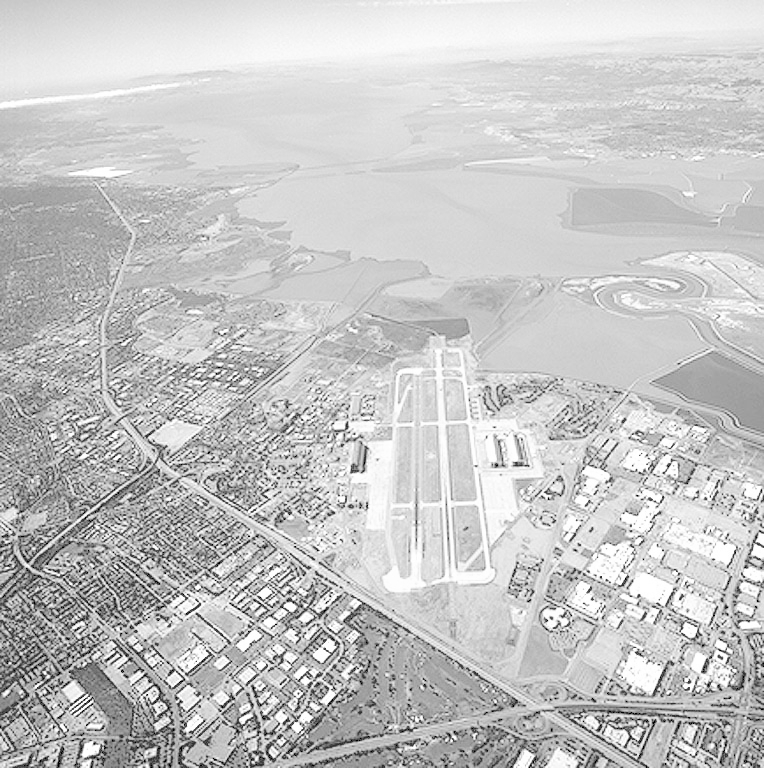
#> input picture Digital Image Processing/Image_dataset/Aeroporto.jpg, 764 x 768 px
$ jupyter execute --allow-errors 'A2 - Correção Atmosférica.ipynb'   (shell and % lines are left out)
#> lines starting #> are read from the running program, lines starting #| are printed output that depends on the picture
# 1 Correção atmosférica

**Código para correção de efeitos atmosféricos segundo**

`CHAVEZ Jr., P.S. An improved dark-object subtraction technique for
scattering correction of multispectral data. Remote Sensing of Environment,
New York, v.24, p.459-479, 1988.`

[cell 1]
print("*********************************************************************");
print('****        Código criado pelo Prof. Dr. Thiago Statella         ****');
print('****        Disciplina: Processamento Digital de Imagens         ****');
print('****  Instituto Federal de Educação, Ciência e Tecnologia de MT  ****');
print('*********************************************************************');
print(' ');
print(' ');

[cell 2]

import numpy as np # as imagens são lidas como numpy arrays
from matplotlib import pyplot as plt # é preciso chamar os submódulos
from skimage import io, filters
from skimage.exposure import histogram
import datetime

Leitura da imagem:

[cell 3]
#Leitura da imagem
Name  = input('Informe o nome da imagem (banda azul): ')
#> the answer given: ../Image_dataset/Aeroporto.jpg
print(f"Nome da imagem: {Name}");

Especificando o sensor e ganho (pro caso do L7):

[cell 4]
L     = int(input('Landsat-5 ou Landsat-7? '))
#> the answer given: 3

if L == 7:
    Ganho = input('Ganho baixo (1) ou alto (2)? ')

print(f"Landsat - {L}")
#> (the rest of this cell did not finish here and is left out)

Informe a data de aquisição da imagem:

[cell 5]
Data  = input('Informe a data de aquisição da imagem (YYYY-MM-DD): ')
#> the answer given: ../Image_dataset/Giz.jpg
#Transformando em um número para poder comparar diferentes datas
print(f"Data: {Data}")

#> (a cell that did not finish here is left out)

[cell 7]
Get0  = io.imread(Name); #Leitura da imagem
#> Get0 is the input picture: shape (768, 764); min 0, max 255, mean 197.2
hist, hist_centers = histogram(Get0)# histograma da imagem. hist_centers são os centros dos bins.
#> hist = 256 values, max 14717 at index 213, min 0 at index 2, mean 2292; hist_centers = 256 values from 0 to 255
#Para imagens do tipo int, cada tom de cinza é seu próprio bin.

fig, ax = plt.subplots(ncols=2, figsize=(8, 4),
                        gridspec_kw={'width_ratios':[1,2]},
                        constrained_layout=True);
ax[0].imshow(Get0, vmin=0, vmax=255, cmap='gray')
ax[0].set_title(Get0.shape);
#ax[0].axis('off')

ax[1].plot(hist_centers, hist)
ax[1].set_title('Histograma');
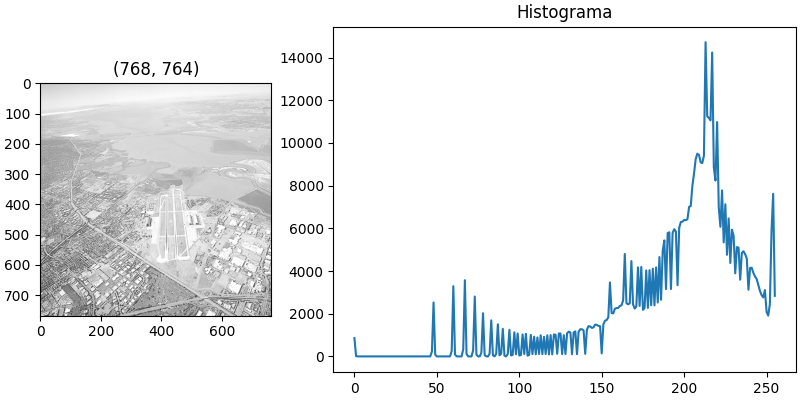
#> figure drawn by matplotlib, 2 panels; panel 2: curve peaks at x = 213, y = 14717
